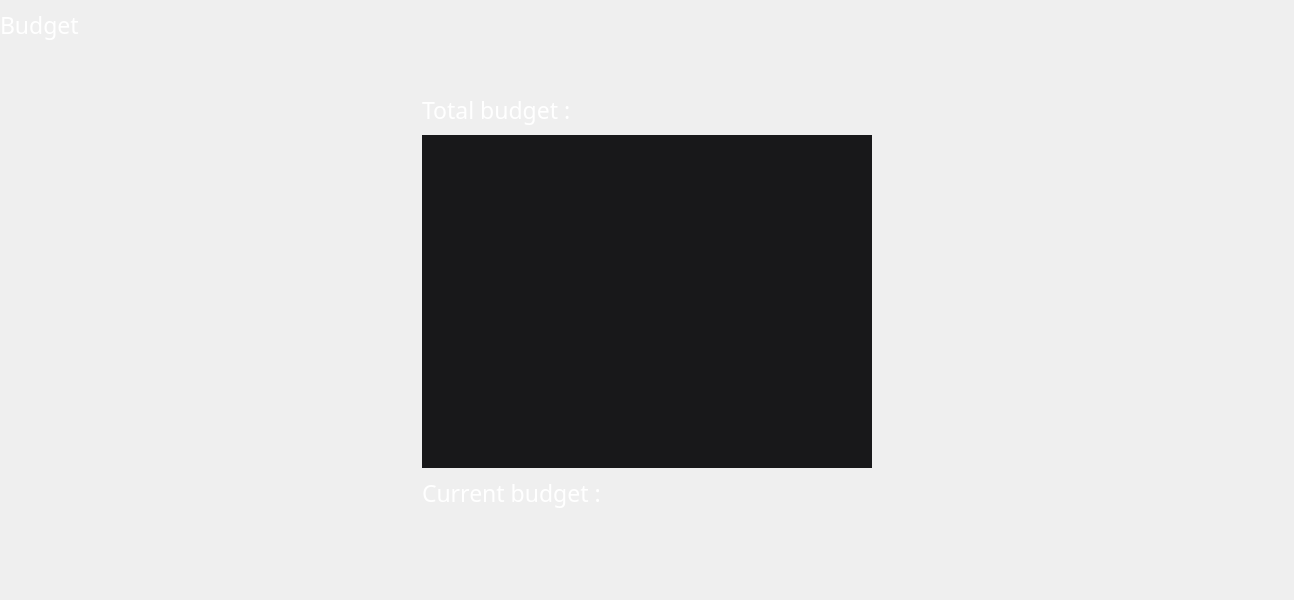
<?xml version="1.0" encoding="UTF-8"?>
<ui version="4.0">
 <class>CurrentBudgetInformationView</class>
 <widget class="QWidget" name="CurrentBudgetInformationView">
  <property name="geometry">
   <rect>
    <x>0</x>
    <y>0</y>
    <width>1294</width>
    <height>600</height>
   </rect>
  </property>
  <property name="windowTitle">
   <string>Form</string>
  </property>
  <widget class="QLabel" name="lblBudgetTitle">
   <property name="geometry">
    <rect>
     <x>0</x>
     <y>0</y>
     <width>100</width>
     <height>50</height>
    </rect>
   </property>
   <property name="font">
    <font>
     <family>Leelawadee UI Semilight</family>
     <pointsize>17</pointsize>
    </font>
   </property>
   <property name="styleSheet">
    <string notr="true">color: #ffffff;
background-color:transparent;</string>
   </property>
   <property name="text">
    <string>Budget</string>
   </property>
  </widget>
  <widget class="QWidget" name="widget" native="true">
   <property name="geometry">
    <rect>
     <x>412</x>
     <y>85</y>
     <width>470</width>
     <height>433</height>
    </rect>
   </property>
   <widget class="QLabel" name="lblTotalBudget">
    <property name="geometry">
     <rect>
      <x>10</x>
      <y>10</y>
      <width>340</width>
      <height>30</height>
     </rect>
    </property>
    <property name="font">
     <font>
      <family>Leelawadee UI Semilight</family>
      <pointsize>17</pointsize>
     </font>
    </property>
    <property name="styleSheet">
     <string notr="true">color: #ffffff;
background-color:transparent;</string>
    </property>
    <property name="text">
     <string>Total budget :</string>
    </property>
   </widget>
   <widget class="QLabel" name="lblCurrentBudget">
    <property name="geometry">
     <rect>
      <x>10</x>
      <y>393</y>
      <width>340</width>
      <height>30</height>
     </rect>
    </property>
    <property name="font">
     <font>
      <family>Leelawadee UI Semilight</family>
      <pointsize>17</pointsize>
     </font>
    </property>
    <property name="styleSheet">
     <string notr="true">color: #ffffff;
background-color:transparent;</string>
    </property>
    <property name="text">
     <string>Current budget : </string>
    </property>
   </widget>
   <widget class="QTableWidget" name="tblCurrentBudgetHistory">
    <property name="geometry">
     <rect>
      <x>10</x>
      <y>50</y>
      <width>450</width>
      <height>333</height>
     </rect>
    </property>
    <property name="font">
     <font>
      <family>Calibri</family>
      <pointsize>11</pointsize>
     </font>
    </property>
    <property name="styleSheet">
     <string notr="true">QTableWidget#tblCurrentBudgetHistory
{
	background-color: #18181a;	
	color: #909090;	
	border:none;
	gridline-color:#18181a;	
	outline:none;
}

QTableWidget#tblCurrentBudgetHistory::item:focus
{
	outline:none;
}

QTableWidget#tblCurrentBudgetHistory::item:selected
{
	color:#ffffff;
	outline:none;
}

QTableWidget#tblCurrentBudgetHistory QHeaderView::section:horizontal
{
	padding:7px 5px 0px 5px;	
    height:24px;
	font: 14px Leelawadee UI Semilight, sans-serif;
	color: #ffffff;
    border-style: none;
    border-left: 1px solid #909090;
    border-top: none;
    border-right: none;
    border-bottom: 1px solid #909090;
    background-color: transparent;	
 }

QTableWidget#tblCurrentBudgetHistory::item
{
	border-left:1px solid #909090;	
}

QTableWidget#tblCurrentBudgetHistory QHeaderView::section:horizontal:first
{
    border-left: none;	
}</string>
    </property>
    <property name="editTriggers">
     <set>QAbstractItemView::NoEditTriggers</set>
    </property>
    <property name="selectionBehavior">
     <enum>QAbstractItemView::SelectRows</enum>
    </property>
    <attribute name="verticalHeaderVisible">
     <bool>false</bool>
    </attribute>
    <attribute name="verticalHeaderHighlightSections">
     <bool>false</bool>
    </attribute>
   </widget>
  </widget>
 </widget>
 <resources/>
 <connections/>
</ui>
